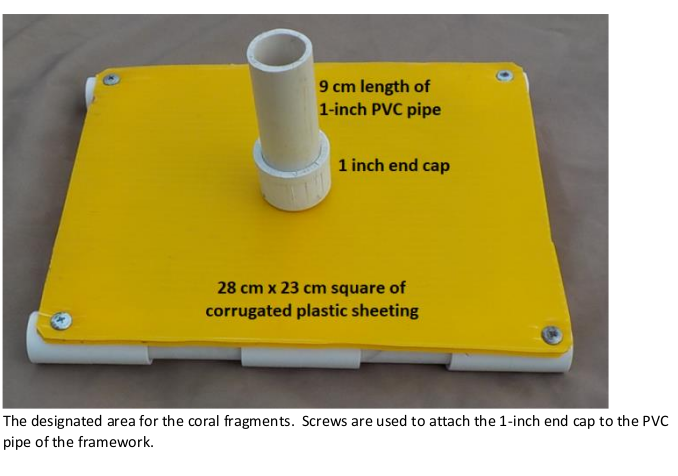
#> input picture 2.1_Coral_Points_of_Interest/coral_fragment.png, 678 x 476 px
$ python test_color.py
#> lines starting #> are read from the running program, lines starting #| are printed output that depends on the picture
import cv2
import numpy as np
import matplotlib.pyplot as plt

img = cv2.imread('coral_fragment.png')      # take image
#> img is the input picture: shape (476, 678, 3); mean B, G, R 101.2, 161.9, 175.5
img = cv2.cvtColor(img, cv2.COLOR_BGR2RGB)  # convert BGR to RGB
average = img.mean(axis=0).mean(axis=0)
#> average = [175.5, 161.9, 101.2]
pixels = np.float32(img.reshape(-1, 3))

n_colors = 3    # detects 3 dominant colours
criteria = (cv2.TERM_CRITERIA_EPS + cv2.TERM_CRITERIA_MAX_ITER, 200, 1.0)
flags = cv2.KMEANS_RANDOM_CENTERS

_, labels, palette = cv2.kmeans(pixels, n_colors, None, criteria, 10, flags)
#> palette = [[106.8, 102.2, 95.64], [252.6, 252.9, 253], [189.6, 158.2, 5.22]]
_, counts = np.unique(labels, return_counts=True)
#> counts = [117472, 82277, 122979]
dominant = palette[np.argmax(counts)]
#> dominant = [189.6, 158.2, 5.22]

# matplotlib

avg_patch = np.ones(shape=img.shape, dtype=np.uint8)*np.uint8(average)
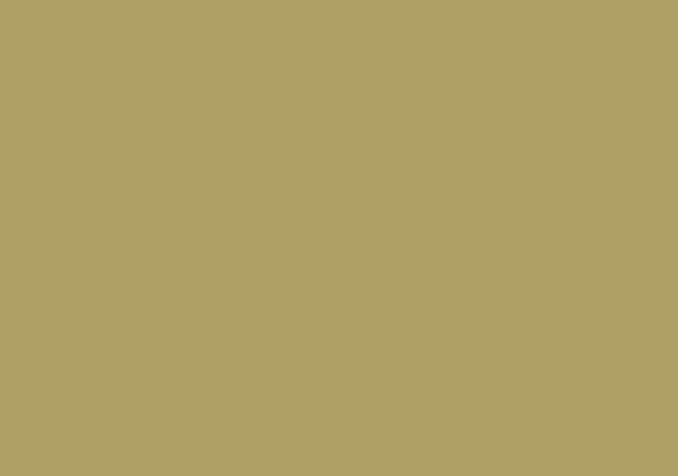
#> avg_patch: shape (476, 678, 3); mean R, G, B 175, 161, 101

indices = np.argsort(counts)[::-1]
#> indices = [2, 0, 1]
freqs = np.cumsum(np.hstack([[0], counts[indices]/counts.sum()]))
#> freqs = [0, 0.381, 0.745, 1]
rows = np.int_(img.shape[0]*freqs)
#> rows = [0, 181, 354, 476]

dom_patch = np.zeros(shape=img.shape, dtype=np.uint8)
for i in range(len(rows) - 1):
    dom_patch[rows[i]:rows[i + 1], :, :] += np.uint8(palette[indices[i]])
#> this loop made 3 passes
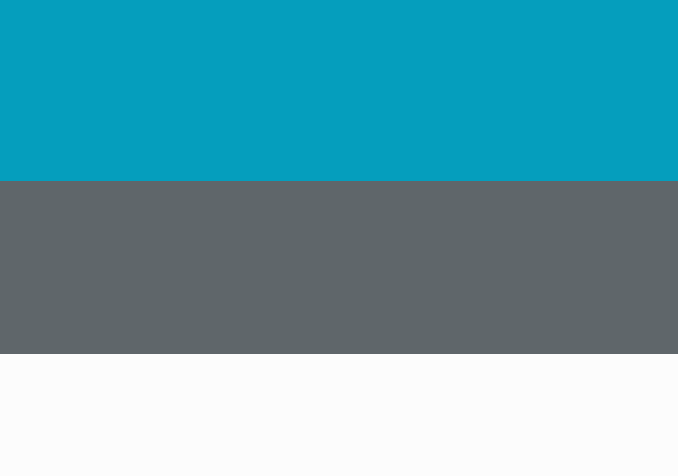
#> dom_patch: shape (476, 678, 3); mean of channels 0, 1, 2 175, 161.7, 101; drawn as B, G, R

fig, (ax0, ax1) = plt.subplots(1, 2, figsize=(12,6))
ax0.imshow(avg_patch)
ax0.set_title('Average color')
ax0.axis('off')
ax1.imshow(dom_patch)
ax1.set_title('Dominant colors')
ax1.axis('off')
fig.show()
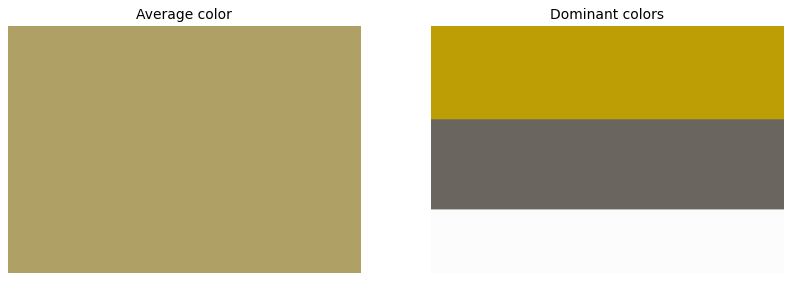
#> figure drawn by matplotlib, 2 panels

$ run again, with 2.1_Coral_Points_of_Interest/crown_of_thorns_sea_star.png copied over 2.1_Coral_Points_of_Interest/coral_fragment.png
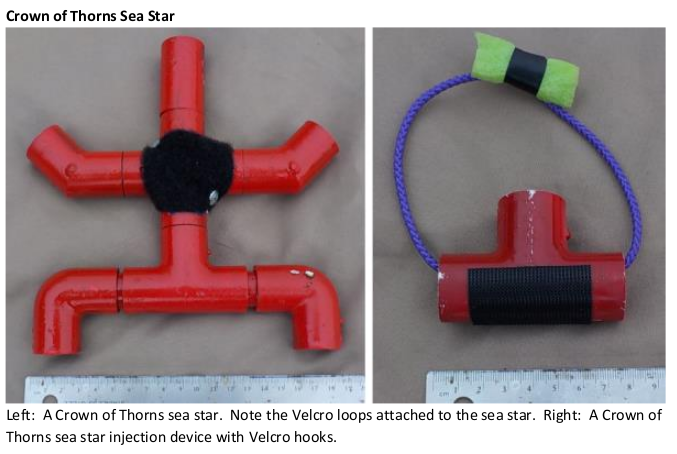
#> input picture 2.1_Coral_Points_of_Interest/crown_of_thorns_sea_star.png, 677 x 454 px
#> img is the input picture: shape (454, 677, 3); mean B, G, R 136.3, 133.2, 150.6
#> average = [150.6, 133.2, 136.3]
#> palette = [[241.4, 244.5, 247.2], [131.8, 123.6, 126], [104.2, 39.33, 44.84]]
#> counts = [69024, 174335, 63999]
#> dominant = [131.8, 123.6, 126]
#> `avg_patch = np.ones(shape=img.shape, dtype=np.uint8)*np.uint8(average)`:
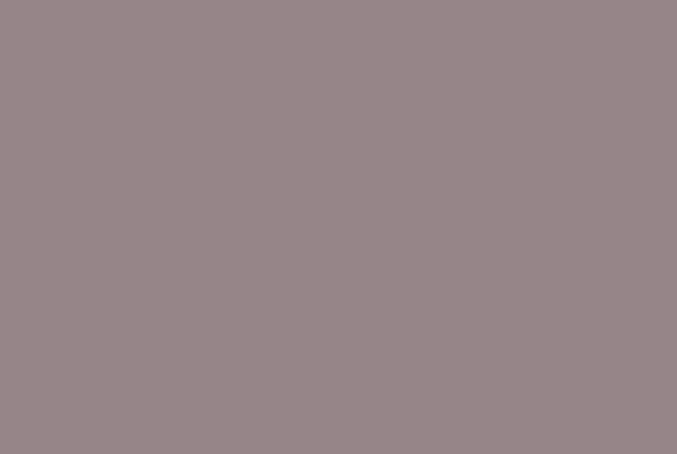
#> avg_patch: shape (454, 677, 3); mean R, G, B 150, 133, 136
#> indices = [1, 0, 2]
#> freqs = [0, 0.567, 0.792, 1]
#> rows = [0, 257, 359, 454]
#> the loop `for i in range(len(rows) - 1):` made 3 passes
#> `fig.show()`:
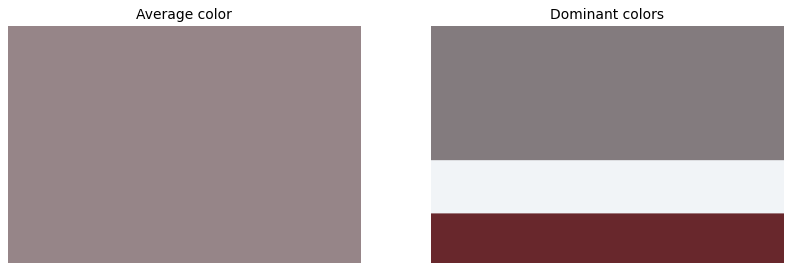
#> figure drawn by matplotlib, 2 panels
